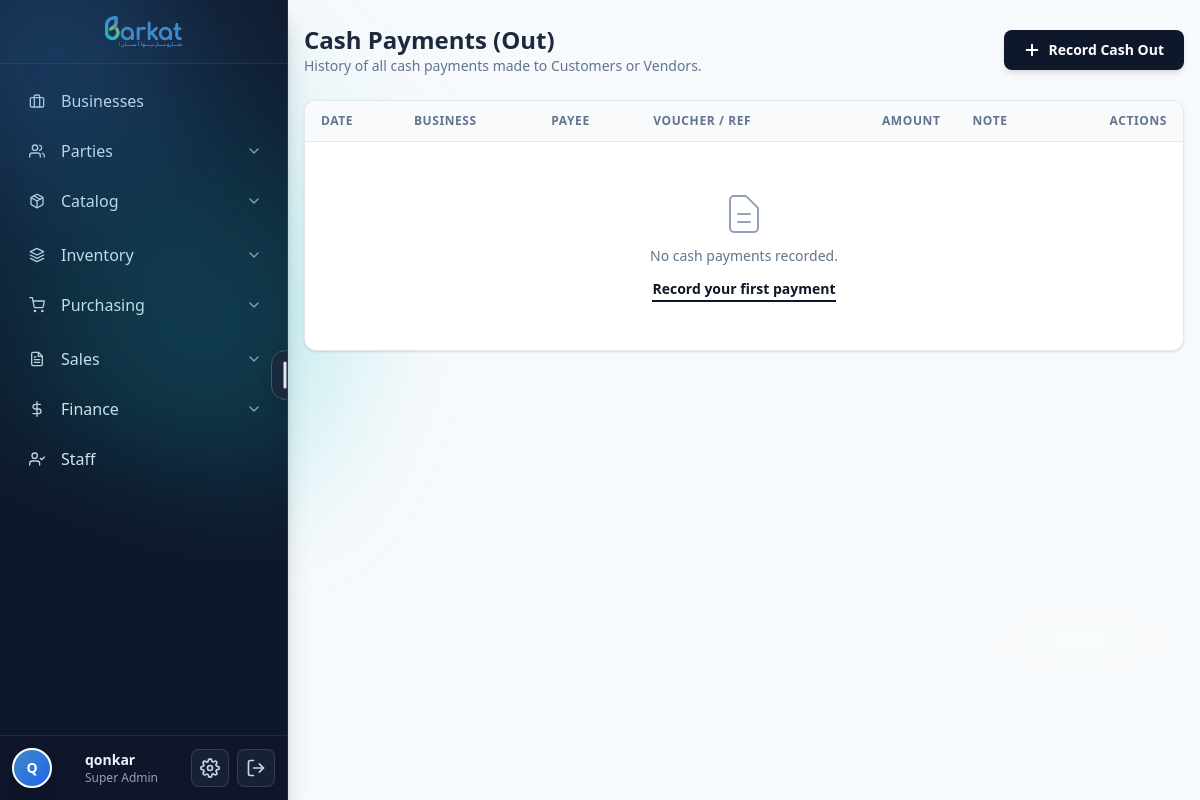
/finance/cash-out/ (signed in), run on an earlier commit of the app's database.
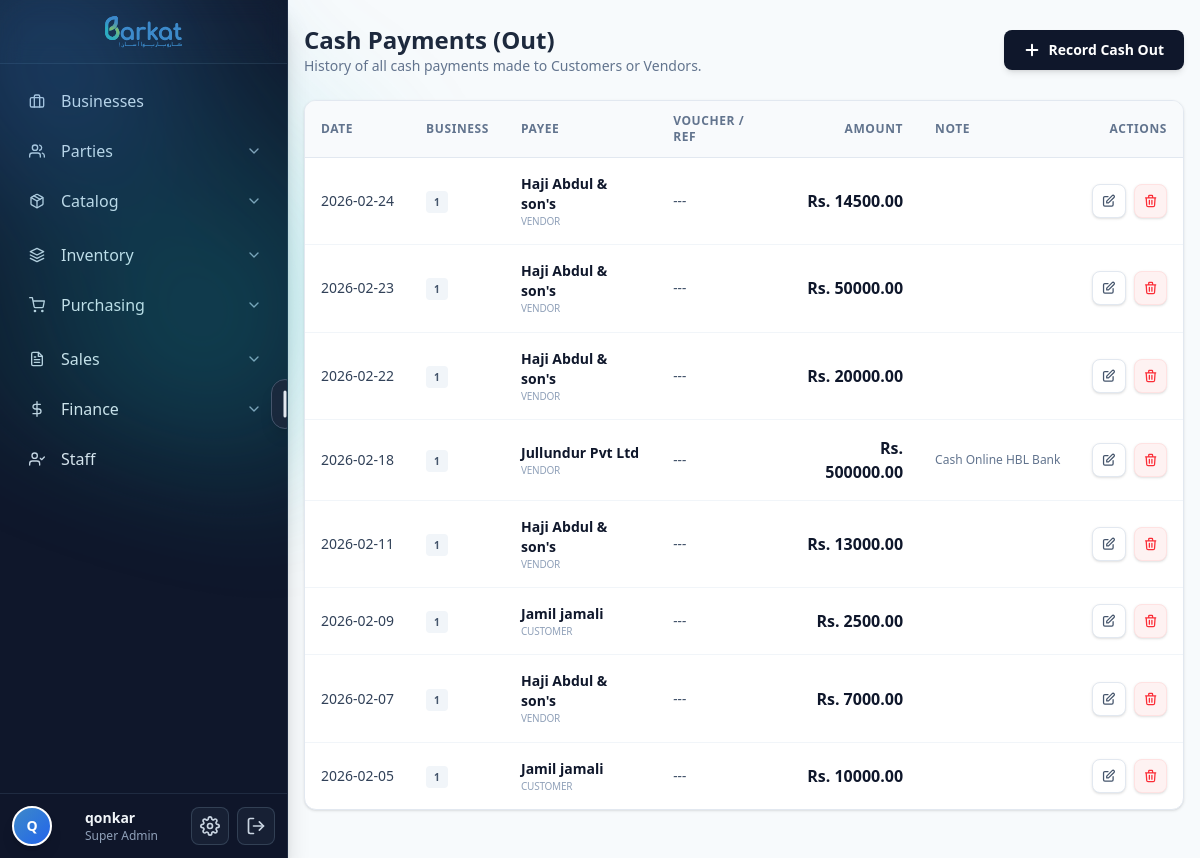
And on a later commit of the database.
### barkat/models.py (models this page shows, shortened)
class TimeStampedBy(models.Model):
    created_at = models.DateTimeField(default=timezone.now, db_index=True, editable=True)
    updated_at = models.DateTimeField(auto_now=True, db_index=True)
    created_by = models.ForeignKey(
        settings.AUTH_USER_MODEL, null=True, blank=True,
        on_delete=models.SET_NULL, related_name="%(class)s_created"
    )
    updated_by = models.ForeignKey(
        settings.AUTH_USER_MODEL, null=True, blank=True,
        on_delete=models.SET_NULL, related_name="%(class)s_updated"
    )
    is_active = models.BooleanField(default=True, db_index=True)
    is_deleted = models.BooleanField(default=False, db_index=True)
    class Meta:
        abstract = True

class Payment(TimeStampedBy):
    IN  = "in"
    OUT = "out"
    DIRECTIONS = [(IN, "In (Receipt)"), (OUT, "Out (Payment)")]
    CASH = "cash"
    BANK = "bank"
    SOURCES = [(CASH, "Cash"), (BANK, "Bank")]
    class PaymentMethod(models.TextChoices):
        CASH   = "cash",   "Cash"
        BANK   = "bank",   "Bank Transfer"
        CARD   = "card",   "Card Payment"
        CHEQUE = "cheque", "Cheque"
    class ChequeStatus(models.TextChoices):
        PENDING   = "pending",   "Pending"
        DEPOSITED = "deposited", "Deposited"
    payment_method = models.CharField(
        max_length=20,
        choices=PaymentMethod.choices,
        default=PaymentMethod.CASH,
        db_index=True,
    )
    cheque_status = models.CharField(
        max_length=20,
        choices=ChequeStatus.choices,
        blank=True,
        default="",
        help_text="Only used for cheque payments. Pending / Deposited.",
    )
    business       = models.ForeignKey(Business, on_delete=models.PROTECT, related_name="payments")
    date           = models.DateField(default=timezone.now, db_index=True)
    party          = models.ForeignKey(Party, on_delete=models.PROTECT, related_name="payments")
    direction      = models.CharField(max_length=3, choices=DIRECTIONS, db_index=True)
    amount         = models.DecimalField(**DECIMAL_12_2, validators=[MinValueValidator(0)])
    description    = models.CharField(max_length=255, blank=True, default="")
    reference      = models.CharField(max_length=100, blank=True, default="")
    is_external    = models.BooleanField(
        default=False,
        help_text="If True, this payment was made from outside the business cash and won't affect Cash in Hand or reports."
    )
    payment_source = models.CharField(
        max_length=10,
        choices=SOURCES,
        default=CASH,
        db_index=True,
    )
    bank_account   = models.ForeignKey(
        "BankAccount",
        on_delete=models.SET_NULL,
        null=True,
        blank=True,
        related_name="payments",
    )
    cashflow = models.OneToOneField(
        "CashFlow",
        on_delete=models.SET_NULL,
        null=True,
        blank=True,
        related_name="linked_payment",
    )
    class Meta:
        indexes = [
            models.Index(fields=["business", "date"]),
            models.Index(fields=["party"]),
            models.Index(fields=["direction"]),
            models.Index(fields=["payment_source"]),
        ]
        ordering = ["-date", "-id"]

class CodeNamed(TimeStampedBy):
    name = models.CharField(max_length=255)
    code = models.CharField(max_length=50, db_index=True)
    class Meta:
        abstract = True

class Business(CodeNamed):
    legal_name = models.CharField(max_length=255, blank=True, default="")
    ntn = models.CharField(max_length=50, blank=True, default="")        # Pakistan context
    sales_tax_reg = models.CharField(max_length=50, blank=True, default="")
    phone = models.CharField(max_length=50, blank=True, default="")
    email = models.EmailField(blank=True, default="")
    address = models.TextField(blank=True, default="")
    pos_printer_name = models.CharField(
        max_length=200, blank=True,
        help_text="POS80 Printer"
    )
    class Meta:
        unique_together = [("code",)]
        indexes = [models.Index(fields=["name"]), models.Index(fields=["code"])]

class Party(TimeStampedBy):
    CUSTOMER = "CUSTOMER"
    VENDOR = "VENDOR"
    BOTH = "BOTH"
    PARTY_TYPES = [(CUSTOMER, "Customer"), (VENDOR, "Vendor"), (BOTH, "Both")]
    type = models.CharField(max_length=20, choices=PARTY_TYPES, db_index=True)
    display_name = models.CharField(max_length=255, db_index=True)
    legal_name = models.CharField(max_length=255, blank=True, default="")
    phone = models.CharField(max_length=50, blank=True, default="")
    email = models.EmailField(blank=True, default="")
    address = models.TextField(blank=True, default="")
    gst_number = models.CharField(max_length=50, blank=True, default="")
    opening_balance = models.DecimalField(**DECIMAL_12_2, default=0)
    opening_balance_side = models.CharField(
        max_length=2,
        choices=[('Dr', 'Debit (They owe us)'), ('Cr', 'Credit (We owe them)')],
        default='Dr',
        help_text='Specify whether the opening balance is Debit or Credit'
    )
    opening_balance_date = models.DateField(
        null=True,
        blank=True,
        help_text='Date when the opening balance was set (defaults to party creation date)'
    )
    cached_balance = models.DecimalField(**DECIMAL_12_2, default=0, editable=False)
    cached_balance_updated_at = models.DateTimeField(null=True, blank=True, editable=False)
    default_business = models.ForeignKey(Business, null=True, blank=True, on_delete=models.SET_NULL)
    class Meta:
        indexes = [models.Index(fields=["type", "display_name"])]

### barkat/cash_out_views.py (the view)
class CashOutListView(GranularPermissionRequiredMixin, LoginRequiredMixin, ListView):
    required_permission = 'perm_cashout_r'
    model = Payment
    template_name = "barkat/finance/cash_out_list.html"
    context_object_name = "payments"
    paginate_by = 50
    def get_queryset(self):
        return Payment.objects.filter(
            direction=Payment.OUT,
            payment_method=Payment.PaymentMethod.CASH,
            is_deleted=False,
            is_external=False
        ).select_related('party', 'business').order_by('-date', '-created_at')

### barkat/utils/auth_helpers.py (called while the page is built)
    def get_context_data(self, **kwargs):
        if hasattr(super(), 'get_context_data'):
            ctx = super().get_context_data(**kwargs)
        else:
            ctx = {}
        ctx['has_read_permission'] = getattr(self.request, '_has_read_permission', True)
        return ctx

### barkat/templates/barkat/finance/cash_out_list.html (shortened to what the changed rows need)
{% extends "base.html" %}
{% block content %}
<div class="max-w-6xl mx-auto mt-6 px-4 pb-12">
  <div class="flex items-center justify-between mb-6">
    <div>
      <h2 class="text-2xl font-bold text-slate-800">Cash Payments (Out)</h2>
    </div>
  </div>
  {% if has_read_permission %}
  <div class="bg-white border border-slate-200 rounded-xl shadow-sm overflow-hidden">
    <div class="overflow-x-auto">
      <table class="min-w-full text-sm">
        <thead class="bg-slate-50 border-b border-slate-200">
          <tr class="text-left text-xs font-bold text-slate-500 uppercase tracking-wider">
            <th class="px-4 py-3">Date</th>
            <th class="px-4 py-3">Business</th>
            <th class="px-4 py-3">Payee</th>
            <th class="px-4 py-3">Voucher / Ref</th>
            <th class="px-4 py-3 text-right">Amount</th>
            <th class="px-4 py-3">Note</th>
            <th class="px-4 py-3 text-right">Actions</th>
          </tr>
        </thead>
        <tbody class="divide-y divide-slate-100">
          {% for p in payments %}
            <tr class="hover:bg-slate-50/80 transition-colors">
              <td class="px-4 py-4 whitespace-nowrap text-slate-700 font-medium">
                {{ p.date|date:"Y-m-d" }}
              </td>
              <td class="px-4 py-4 whitespace-nowrap">
                <span class="px-2 py-1 rounded bg-slate-100 text-slate-600 font-bold text-[10px] uppercase">
                  {{ p.business.code|default:p.business.name }}
                </span>
              </td>
              <td class="px-4 py-4">
                <div class="font-bold text-slate-900">{{ p.party.display_name }}</div>
                <div class="text-[10px] text-slate-400 font-medium uppercase tracking-tight">{{ p.party.get_type_display }}</div>
              </td>
              <td class="px-4 py-4 text-slate-600 font-medium italic">
                {{ p.reference|default:"---" }}
              </td>
              <td class="px-4 py-4 text-right">
                <span class="text-base font-bold text-slate-900">Rs. {{ p.amount }}</span>
              </td>
              <td class="px-4 py-4 text-xs text-slate-500 max-w-xs truncate">
                {{ p.description|default:"" }}
              </td>
              <td class="px-4 py-4 text-right">
                <div class="flex items-center justify-end gap-2">
                  <a href="{% url 'cash_out_edit' p.pk %}"
                    class="p-2 rounded-lg border border-slate-200 bg-white text-slate-600 hover:bg-slate-50 hover:text-slate-900 transition-all shadow-sm"
                    title="Edit">
                    <svg xmlns="http://www.w3.org/2000/svg" class="h-4 w-4" fill="none" viewBox="0 0 24 24" stroke="currentColor">
                      <path stroke-linecap="round" stroke-linejoin="round" stroke-width="2" d="M11 5H6a2 2 0 00-2 2v11a2 2 0 002 2h11a2 2 0 002-2v-5m-1.414-9.414a2 2 0 112.828 2.828L11.828 15H9v-2.828l8.586-8.586z" />
                    </svg>
                  </a>
                  <button type="button"
                          class="p-2 rounded-lg border border-red-100 bg-red-50 text-red-500 hover:bg-red-100 hover:text-red-700 transition-all shadow-sm"
                          onclick="confirmDelete('{{ p.pk }}')"
                          title="Delete">
                    <svg xmlns="http://www.w3.org/2000/svg" class="h-4 w-4" fill="none" viewBox="0 0 24 24" stroke="currentColor">
                      <path stroke-linecap="round" stroke-linejoin="round" stroke-width="2" d="M19 7l-.867 12.142A2 2 0 0116.138 21H7.862a2 2 0 01-1.995-1.858L5 7m5 4v6m4-6v6m1-10V4a1 1 0 00-1-1h-4a1 1 0 00-1 1v3M4 7h16" />
                    </svg>
                  </button>
                </div>
              </td>
            </tr>
          {% empty %}
            <tr>
              <td colspan="7" class="px-4 py-12 text-center">
                <div class="text-slate-400 mb-2">
                  <svg xmlns="http://www.w3.org/2000/svg" class="h-12 w-12 mx-auto" fill="none" viewBox="0 0 24 24" stroke="currentColor">
                    <path stroke-linecap="round" stroke-linejoin="round" stroke-width="1" d="M9 12h6m-6 4h6m2 5H7a2 2 0 01-2-2V5a2 2 0 012-2h5.586a1 1 0 01.707.293l5.414 5.414a1 1 0 01.293.707V19a2 2 0 01-2 2z" />
                  </svg>
                </div>
                <p class="text-slate-500 font-medium">No cash payments recorded.</p>
                <a href="{% url 'cash_out_create' %}" class="mt-4 inline-block text-sm text-slate-900 font-bold border-b-2 border-slate-900 leading-none pb-1 hover:text-slate-700 hover:border-slate-700 transition-all">Record your first payment</a>
              </td>
            </tr>
          {% endfor %}
        </tbody>
      </table>
    </div>
  </div>
  {% endif %}
</div>
{% endblock %}

What changed in the data, as far as the page shows it:
added Payment: date "2026-02-24", business.code "1", party.display_name "Haji Abdul & son's", party.type "VENDOR", reference "---", amount "14500.00"
added Payment: date "2026-02-23", business.code "1", party.display_name "Haji Abdul & son's", party.type "VENDOR", reference "---", amount "50000.00"
added Payment: date "2026-02-22", business.code "1", party.display_name "Haji Abdul & son's", party.type "VENDOR", reference "---", amount "20000.00"
added Payment: date "2026-02-18", business.code "1", party.display_name "Jullundur Pvt Ltd", party.type "VENDOR", reference "---", amount "500000.00", description "Cash Online HBL Bank"
added Payment: date "2026-02-11", business.code "1", party.display_name "Haji Abdul & son's", party.type "VENDOR", reference "---", amount "13000.00"
added Payment: date "2026-02-09", business.code "1", party.display_name "Jamil jamali", party.type "CUSTOMER", reference "---", amount "2500.00"
added Payment: date "2026-02-07", business.code "1", party.display_name "Haji Abdul & son's", party.type "VENDOR", reference "---", amount "7000.00"
added Payment: date "2026-02-05", business.code "1", party.display_name "Jamil jamali", party.type "CUSTOMER", reference "---", amount "10000.00"
Also different on the page:
text no longer shown: "No cash payments recorded. Record your first payment"
